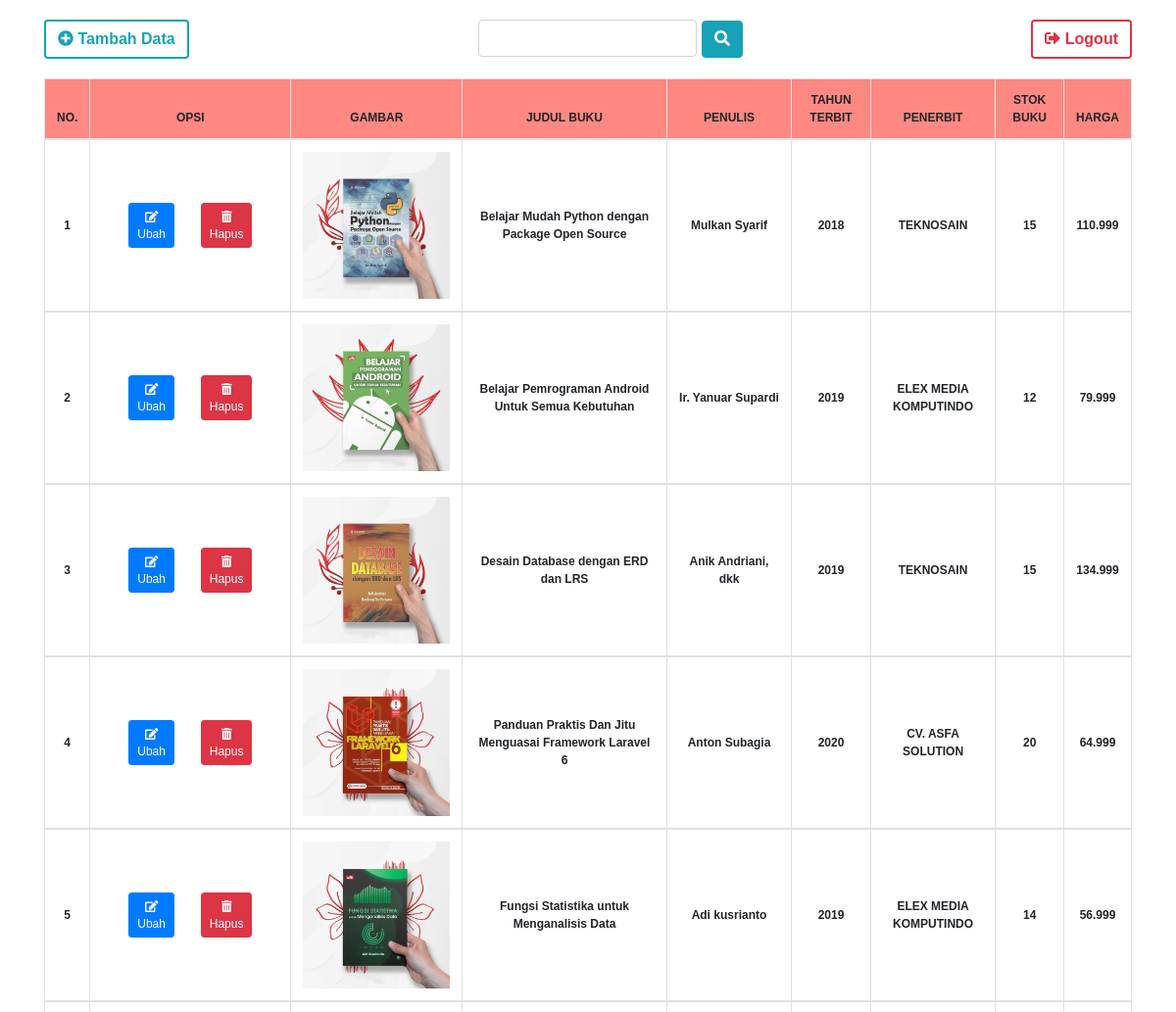
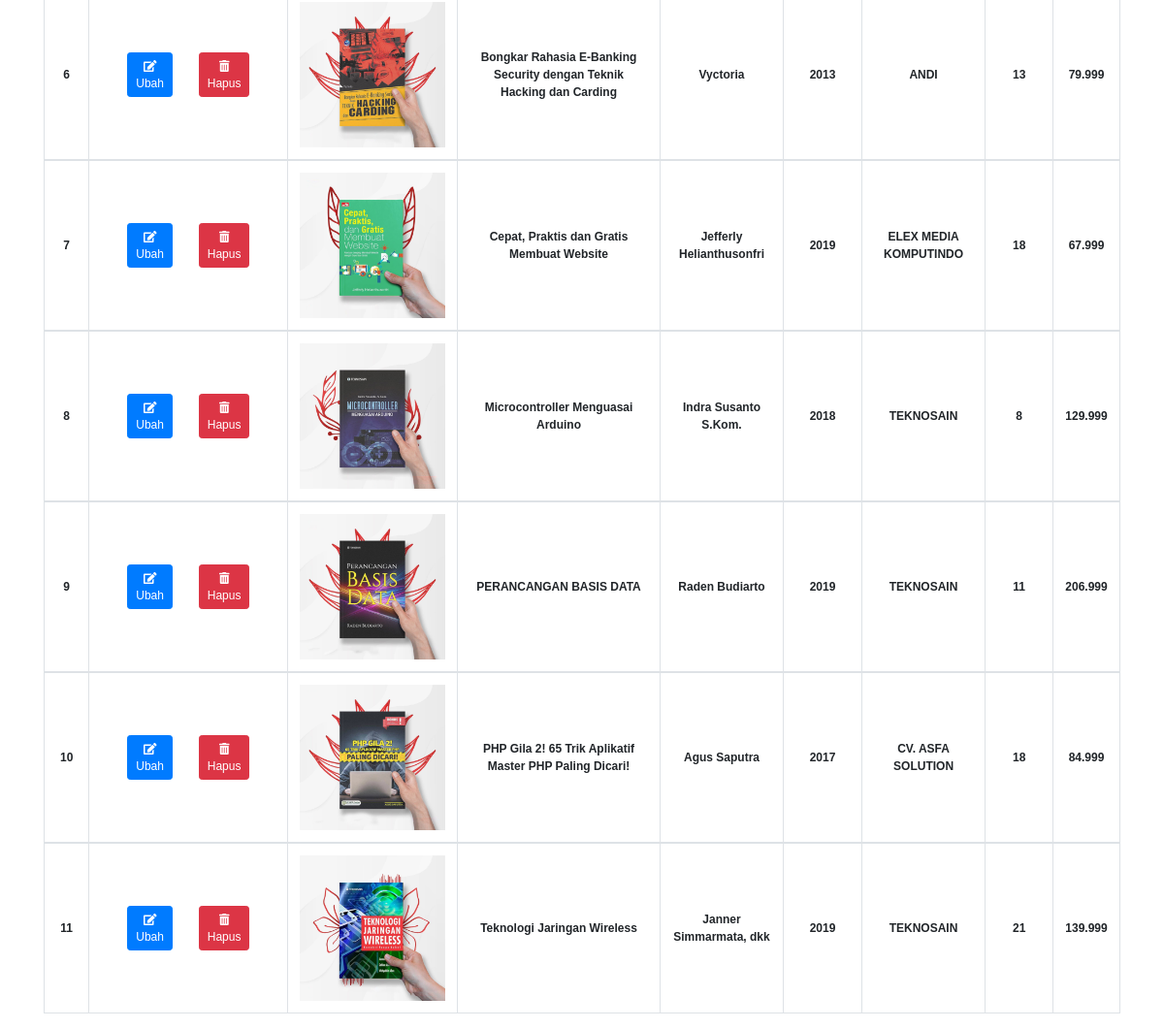
/latihan6a/php/admin.php, run on the app's committed database (2 pictures, top to bottom).
### tables this page shows
CREATE TABLE `daftar_buku` (
  `id` int(10) NOT NULL,
  `gambar` varchar(150) NOT NULL,
  `judul_buku` varchar(150) NOT NULL,
  `deskripsi` varchar(500) NOT NULL,
  `penulis` varchar(150) NOT NULL,
  `tahun_terbit` int(4) NOT NULL,
  `penerbit` varchar(150) NOT NULL,
  `stok` int(4) DEFAULT NULL,
  `harga` varchar(8) DEFAULT NULL
);

### latihan6a/php/functions.php (called while the page is built, shortened)
<?php
    function koneksi_db() {
        $conn = mysqli_connect ("localhost", "root", "");
        mysqli_select_db ($conn, "pw_tubes_203040093");
        return $conn;
    }
    function query($sql) {
        $conn = koneksi_db();
        $result = mysqli_query($conn, "$sql");
        $rows = [];
        while ($row = mysqli_fetch_assoc($result)) {
            $rows[] = $row;
        }
        return $rows;
    }
?>

### latihan6a/php/admin.php (the view, shortened to what this page needs)
<?php
    require 'functions.php';
    if(isset($_GET['cari'])) {
        $keyword = $_GET['keyword'];
        $toko_buku = query ("SELECT * FROM daftar_buku WHERE
                    judul_buku LIKE '%$keyword%' OR
                    penulis LIKE '%$keyword%' OR
                    tahun_terbit LIKE '%$keyword%' OR
                    penerbit LIKE '%$keyword%' ");
    } else {
        $toko_buku = query ("SELECT * FROM daftar_buku");
    }
?>
<!DOCTYPE html>
<html lang="en">
<head>
    <link rel="stylesheet" href="../css/bootstrap.css" />
    <link rel="stylesheet" href="../css/fontawesome.min.css" />
    <link rel="stylesheet" href="../css/admin.css" />
</head>
<body>
    <div class="container-lg">
        <div class="btn-cta">
            <div class="add">
                <a href="tambah.php" class="btn btn-outline-info"><i class="fas fa-plus-circle"></i> Tambah Data</a>
            </div>
            <form class="search" action="" method="get">
                <div class="form-group">
                    <input type="text" class="form-control" name="keyword" autofocus>
                    <button type="submit" class="btn btn-info" name="cari"><i class="fas fa-search"></i></button>
                </div>
            </form>
            <div class="logout">
                <a href="logout.php" class="btn btn-outline-danger"><i class="fas fa-sign-out-alt"></i> Logout</a>
            </div>
        </div>
        <table class="table table-bordered">
            <thead>
                <tr>
                    <th>No.</th>
                    <th>Opsi</th>
                    <th>Gambar</th>
                    <th>Judul Buku</th>
                    <th>Penulis</th>
                    <th>Tahun Terbit</th>
                    <th>Penerbit</th>
                    <th>Stok Buku</th>
                    <th>Harga</th>
                </tr>
            </thead>
            <?php if (empty($toko_buku)) : ?>
            <tr>
                <td colspan="9">
                    <h1>Data tidak ditemukan</h1>
                </td>
            </tr>
            <?php else : ?>
            <?php $i = 1; ?>
            <?php foreach ($toko_buku as $buku) : ?>
            <tbody>
                <tr>
                    <td>
                        <b><?= $i; ?></b>
                    </td>
                    <td>
                        <div class=" wrapper-opt-btn">
                            <a href="ubah.php?id=<?= $buku['id']; ?>">
                                <button type="button" class="btn btn-primary btn-sm">
                                    <i class="fas fa-edit"></i><br>Ubah
                                </button>
                            </a>
                            <a href="hapus.php?id=<?= $buku['id'] ?>" onclick="return confirm('Hapus Data?')">
                                <button type="button" class="btn btn-danger btn-sm">
                                    <i class="fas fa-trash-alt"></i><br>Hapus
                                </button>
                            </a>
                        </div>
                    </td>
                    <td>
                        <img src="../assets/img/<?= $buku["gambar"]; ?>" alt="">
                    </td>
                    <td><?= $buku["judul_buku"]; ?></td>
                    <td><?= $buku["penulis"]; ?></td>
                    <td><?= $buku["tahun_terbit"]; ?></td>
                    <td><?= $buku["penerbit"]; ?></td>
                    <td><?= $buku["stok"]; ?></td>
                    <td><?= $buku["harga"]; ?></td>
                </tr>
            </tbody>
            <?php $i++; ?>
            <?php endforeach; ?>
            <?php endif; ?>
        </table>
    </div>
</body>
</html>

### latihan6a/css/admin.css (style rules this page uses)
body { box-sizing: border-box; font-family: 'Montserrat', sans-serif; font-size: 1rem; line-height: 1.5; }
.btn-cta { display: flex; justify-content: space-between; margin: 1.25rem 0; }
.add a, .logout a { font-weight: bolder; border: 2px solid; }
.search .form-group { margin: 0; text-align: center; }
.search .form-group .form-control { display: inline-block !important; width: 80% !important; }
.table th, .table td { vertical-align: middle; text-align: center; font-size: 0.75rem; }
th { background-color: #ff8882; font-weight: 800; text-transform: uppercase; }
td { font-weight: 600; }
table img { width: 9.375rem; }
.wrapper-opt-btn { width: 11.25rem; display: flex; justify-content: space-evenly; }
.wrapper-opt-btn button { font-size: 0.75rem; font-weight: 300; }

### data on the page
daftar_buku: gambar (picture), judul_buku "Belajar Mudah Python dengan Package Open Source", penulis "Mulkan Syarif", tahun_terbit "2018", penerbit "TEKNOSAIN", stok "15", harga "110.999"
daftar_buku: gambar (picture), judul_buku "Belajar Pemrograman Android Untuk Semua Kebutuhan", penulis "Ir. Yanuar Supardi", tahun_terbit "2019", penerbit "ELEX MEDIA KOMPUTINDO", stok "12", harga "79.999"
daftar_buku: gambar (picture), judul_buku "Desain Database dengan ERD dan LRS", penulis "Anik Andriani, dkk", tahun_terbit "2019", penerbit "TEKNOSAIN", stok "15", harga "134.999"
daftar_buku: gambar (picture), judul_buku "Panduan Praktis Dan Jitu Menguasai Framework Laravel 6", penulis "Anton Subagia", tahun_terbit "2020", penerbit "CV. ASFA SOLUTION", stok "20", harga "64.999"
daftar_buku: gambar (picture), judul_buku "Fungsi Statistika untuk Menganalisis Data", penulis "Adi kusrianto", tahun_terbit "2019", penerbit "ELEX MEDIA KOMPUTINDO", stok "14", harga "56.999"
daftar_buku: gambar (picture), judul_buku "Bongkar Rahasia E-Banking Security dengan Teknik Hacking dan Carding", penulis "Vyctoria", tahun_terbit "2013", penerbit "ANDI", stok "13", harga "79.999"
daftar_buku: gambar (picture), judul_buku "Cepat, Praktis dan Gratis Membuat Website", penulis "Jefferly Helianthusonfri", tahun_terbit "2019", penerbit "ELEX MEDIA KOMPUTINDO", stok "18", harga "67.999"
daftar_buku: gambar (picture), judul_buku "Microcontroller Menguasai Arduino", penulis "Indra Susanto S.Kom.", tahun_terbit "2018", penerbit "TEKNOSAIN", stok "8", harga "129.999"
daftar_buku: gambar (picture), judul_buku "PERANCANGAN BASIS DATA", penulis "Raden Budiarto", tahun_terbit "2019", penerbit "TEKNOSAIN", stok "11", harga "206.999"
daftar_buku: gambar (picture), judul_buku "PHP Gila 2! 65 Trik Aplikatif Master PHP Paling Dicari!", penulis "Agus Saputra", tahun_terbit "2017", penerbit "CV. ASFA SOLUTION", stok "18", harga "84.999"
daftar_buku: gambar (picture), judul_buku "Teknologi Jaringan Wireless", penulis "Janner Simmarmata, dkk", tahun_terbit "2019", penerbit "TEKNOSAIN", stok "21", harga "139.999"
